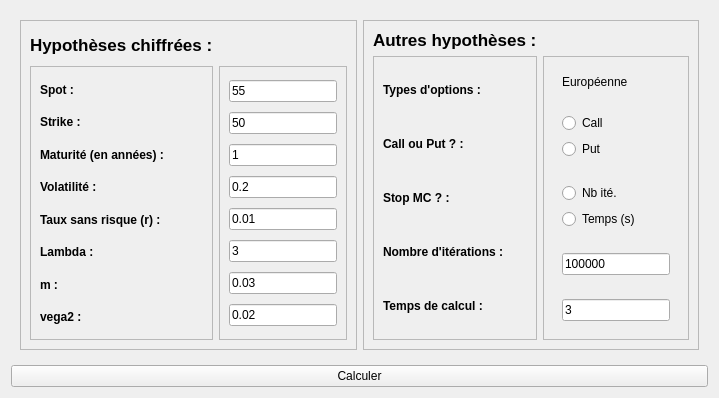
      <widget class="QWidget" name="tab_2">
       <attribute name="title">
        <string>Hypothèses</string>
       </attribute>
       <layout class="QVBoxLayout" name="verticalLayout_5">
        <item>
         <widget class="QWidget" name="widget_6" native="true">
          <layout class="QHBoxLayout" name="horizontalLayout_4">
           <item>
            <widget class="QFrame" name="frame_15">
             <property name="frameShape">
              <enum>QFrame::StyledPanel</enum>
             </property>
             <property name="frameShadow">
              <enum>QFrame::Raised</enum>
             </property>
             <layout class="QGridLayout" name="gridLayout_13">
              <item row="1" column="1">
               <widget class="QFrame" name="frame_16">
                <property name="maximumSize">
                 <size>
                  <width>150</width>
                  <height>16777215</height>
                 </size>
                </property>
                <property name="font">
                 <font>
                  <family>Tahoma</family>
                 </font>
                </property>
                <property name="frameShape">
                 <enum>QFrame::StyledPanel</enum>
                </property>
                <property name="frameShadow">
                 <enum>QFrame::Raised</enum>
                </property>
                <layout class="QVBoxLayout" name="verticalLayout_9">
                 <item>
                  <widget class="QLineEdit" name="eSpot">
                   <property name="maximumSize">
                    <size>
                     <width>150</width>
                     <height>16777215</height>
                    </size>
                   </property>
                   <property name="inputMethodHints">
                    <set>Qt::ImhFormattedNumbersOnly</set>
                   </property>
                   <property name="inputMask">
                    <string/>
                   </property>
                   <property name="text">
                    <string>55</string>
                   </property>
                  </widget>
                 </item>
                 <item>
                  <widget class="QLineEdit" name="eStrike">
                   <property name="maximumSize">
                    <size>
                     <width>150</width>
                     <height>16777215</height>
                    </size>
                   </property>
                   <property name="text">
                    <string>50</string>
                   </property>
                  </widget>
                 </item>
                 <item>
                  <widget class="QLineEdit" name="eExpiry">
                   <property name="maximumSize">
                    <size>
                     <width>150</width>
                     <height>16777215</height>
                    </size>
                   </property>
                   <property name="text">
                    <string>1</string>
                   </property>
                  </widget>
                 </item>
                 <item>
                  <widget class="QLineEdit" name="eVol">
                   <property name="maximumSize">
                    <size>
                     <width>150</width>
                     <height>16777215</height>
                    </size>
                   </property>
                   <property name="text">
                    <string>0.2</string>
                   </property>
                  </widget>
                 </item>
                 <item>
                  <widget class="QLineEdit" name="er">
                   <property name="maximumSize">
                    <size>
                     <width>150</width>
                     <height>16777215</height>
                    </size>
                   </property>
                   <property name="text">
                    <string>0.01</string>
                   </property>
                  </widget>
                 </item>
                 <item>
                  <widget class="QLineEdit" name="elambda">
                   <property name="maximumSize">
                    <size>
                     <width>150</width>
                     <height>16777215</height>
                    </size>
                   </property>
                   <property name="text">
                    <string>3</string>
                   </property>
                  </widget>
                 </item>
                 <item>
                  <widget class="QLineEdit" name="evega2">
                   <property name="maximumSize">
                    <size>
                     <width>150</width>
                     <height>16777215</height>
                    </size>
                   </property>
                   <property name="text">
                    <string>0.03</string>
                   </property>
                  </widget>
                 </item>
                 <item>
                  <widget class="QLineEdit" name="em">
                   <property name="maximumSize">
                    <size>
                     <width>150</width>
                     <height>16777215</height>
                    </size>
                   </property>
                   <property name="text">
                    <string>0.02</string>
                   </property>
                  </widget>
                 </item>
                </layout>
               </widget>
              </item>
              <item row="1" column="0">
               <widget class="QFrame" name="frame_17">
                <property name="sizePolicy">
                 <sizepolicy hsizetype="Expanding" vsizetype="Preferred">
                  <horstretch>0</horstretch>
                  <verstretch>0</verstretch>
                 </sizepolicy>
                </property>
                <property name="font">
                 <font>
                  <family>Tahoma</family>
                 </font>
                </property>
                <property name="frameShape">
                 <enum>QFrame::StyledPanel</enum>
                </property>
                <property name="frameShadow">
                 <enum>QFrame::Raised</enum>
                </property>
                <layout class="QVBoxLayout" name="verticalLayout_10">
                 <item>
                  <widget class="QLabel" name="label_43">
                   <property name="font">
                    <font>
                     <family>Tahoma</family>
                     <weight>75</weight>
                     <bold>true</bold>
                    </font>
                   </property>
                   <property name="text">
                    <string>Spot :</string>
                   </property>
                  </widget>
                 </item>
                 <item>
                  <widget class="QLabel" name="label_44">
                   <property name="font">
                    <font>
                     <family>Tahoma</family>
                     <weight>75</weight>
                     <bold>true</bold>
                    </font>
                   </property>
                   <property name="text">
                    <string>Strike :</string>
                   </property>
                  </widget>
                 </item>
                 <item>
                  <widget class="QLabel" name="label_45">
                   <property name="font">
                    <font>
                     <family>Tahoma</family>
                     <weight>75</weight>
                     <bold>true</bold>
                    </font>
                   </property>
                   <property name="text">
                    <string>Maturité (en années) :</string>
                   </property>
                  </widget>
                 </item>
                 <item>
                  <widget class="QLabel" name="label_46">
                   <property name="font">
                    <font>
                     <family>Tahoma</family>
                     <weight>75</weight>
                     <bold>true</bold>
                    </font>
                   </property>
                   <property name="whatsThis">
                    <string>Pour 1%, écrire 0.01.s</string>
                   </property>
                   <property name="accessibleName">
                    <string/>
                   </property>
                   <property name="text">
                    <string>Volatilité :</string>
                   </property>
                  </widget>
                 </item>
                 <item>
                  <widget class="QLabel" name="label_47">
                   <property name="font">
                    <font>
                     <family>Tahoma</family>
                     <weight>75</weight>
                     <bold>true</bold>
                    </font>
                   </property>
                   <property name="text">
                    <string>Taux sans risque (r) :</string>
                   </property>
                  </widget>
                 </item>
                 <item>
                  <widget class="QLabel" name="label_48">
                   <property name="font">
                    <font>
                     <family>Tahoma</family>
                     <weight>75</weight>
                     <bold>true</bold>
                    </font>
                   </property>
                   <property name="text">
                    <string>Lambda :</string>
                   </property>
                  </widget>
                 </item>
                 <item>
                  <widget class="QLabel" name="label_49">
                   <property name="font">
                    <font>
                     <family>Tahoma</family>
                     <weight>75</weight>
                     <bold>true</bold>
                    </font>
                   </property>
                   <property name="text">
                    <string>m :</string>
                   </property>
                  </widget>
                 </item>
                 <item>
                  <widget class="QLabel" name="label_50">
                   <property name="font">
                    <font>
                     <family>Tahoma</family>
                     <weight>75</weight>
                     <bold>true</bold>
                    </font>
                   </property>
                   <property name="text">
                    <string>vega2 :</string>
                   </property>
                  </widget>
                 </item>
                </layout>
               </widget>
              </item>
              <item row="0" column="0">
               <widget class="QLabel" name="label_51">
                <property name="maximumSize">
                 <size>
                  <width>16777215</width>
                  <height>30</height>
                 </size>
                </property>
                <property name="font">
                 <font>
                  <family>Tahoma</family>
                  <pointsize>13</pointsize>
                  <weight>75</weight>
                  <bold>true</bold>
                 </font>
                </property>
                <property name="text">
                 <string>Hypothèses chiffrées :</string>
                </property>
               </widget>
              </item>
             </layout>
            </widget>
           </item>
           <item>
            <widget class="QFrame" name="frame_18">
             <property name="minimumSize">
              <size>
               <width>50</width>
               <height>40</height>
              </size>
             </property>
             <property name="frameShape">
              <enum>QFrame::StyledPanel</enum>
             </property>
             <property name="frameShadow">
              <enum>QFrame::Raised</enum>
             </property>
             <layout class="QGridLayout" name="gridLayout_14">
              <item row="1" column="1">
               <widget class="QFrame" name="frame_19">
                <property name="maximumSize">
                 <size>
                  <width>150</width>
                  <height>16777215</height>
                 </size>
                </property>
                <property name="frameShape">
                 <enum>QFrame::StyledPanel</enum>
                </property>
                <property name="frameShadow">
                 <enum>QFrame::Raised</enum>
                </property>
                <layout class="QGridLayout" name="gridLayout_16">
                 <item row="4" column="0">
                  <widget class="QWidget" name="widget_3" native="true">
                   <layout class="QHBoxLayout" name="horizontalLayout_3">
                    <item>
                     <widget class="QLineEdit" name="esecondes">
                      <property name="text">
                       <string>3</string>
                      </property>
                     </widget>
                    </item>
                   </layout>
                  </widget>
                 </item>
                 <item row="0" column="0">
                  <widget class="QWidget" name="widget_5" native="true">
                   <layout class="QVBoxLayout" name="verticalLayout_13">
                    <item>
                     <widget class="QLabel" name="label_42">
                      <property name="text">
                       <string>Européenne</string>
                      </property>
                     </widget>
                    </item>
                   </layout>
                  </widget>
                 </item>
                 <item row="3" column="0">
                  <widget class="QWidget" name="widget_4" native="true">
                   <layout class="QVBoxLayout" name="verticalLayout_11">
                    <item>
                     <widget class="QLineEdit" name="eNumberOfPaths">
                      <property name="text">
                       <string>100000</string>
                      </property>
                     </widget>
                    </item>
                   </layout>
                  </widget>
                 </item>
                 <item row="1" column="0">
                  <widget class="QWidget" name="widget_2" native="true">
                   <layout class="QVBoxLayout" name="verticalLayout_14">
                    <item>
                     <widget class="QRadioButton" name="eCal">
                      <property name="text">
                       <string>Call</string>
                      </property>
                     </widget>
                    </item>
                    <item>
                     <widget class="QRadioButton" name="ePut">
                      <property name="text">
                       <string>Put</string>
                      </property>
                     </widget>
                    </item>
                   </layout>
                  </widget>
                 </item>
                 <item row="2" column="0">
                  <widget class="QWidget" name="widget" native="true">
                   <layout class="QGridLayout" name="gridLayout_15">
                    <item row="2" column="0">
                     <widget class="QRadioButton" name="et">
                      <property name="text">
                       <string>Temps (s)</string>
                      </property>
                     </widget>
                    </item>
                    <item row="1" column="0">
                     <widget class="QRadioButton" name="eite">
                      <property name="text">
                       <string>Nb ité.</string>
                      </property>
                     </widget>
                    </item>
                   </layout>
                  </widget>
                 </item>
                </layout>
               </widget>
              </item>
              <item row="1" column="0">
               <widget class="QFrame" name="frame_20">
                <property name="sizePolicy">
                 <sizepolicy hsizetype="Expanding" vsizetype="Preferred">
                  <horstretch>0</horstretch>
                  <verstretch>0</verstretch>
                 </sizepolicy>
                </property>
                <property name="frameShape">
                 <enum>QFrame::StyledPanel</enum>
                </property>
                <property name="frameShadow">
                 <enum>QFrame::Raised</enum>
                </property>
                <layout class="QVBoxLayout" name="verticalLayout_12">
                 <item>
                  <widget class="QLabel" name="label_52">
                   <property name="font">
                    <font>
                     <family>Tahoma</family>
                     <weight>75</weight>
                     <bold>true</bold>
                    </font>
                   </property>
                   <property name="text">
                    <string>Types d'options :</string>
                   </property>
                  </widget>
                 </item>
                 <item>
                  <widget class="QLabel" name="label_53">
                   <property name="font">
                    <font>
                     <family>Tahoma</family>
                     <weight>75</weight>
                     <bold>true</bold>
                    </font>
                   </property>
                   <property name="text">
                    <string>Call ou Put ? :</string>
                   </property>
                  </widget>
                 </item>
                 <item>
                  <widget class="QLabel" name="label_54">
                   <property name="font">
                    <font>
                     <family>Tahoma</family>
                     <weight>75</weight>
                     <bold>true</bold>
                    </font>
                   </property>
                   <property name="text">
                    <string>Stop MC ? :</string>
                   </property>
                  </widget>
                 </item>
                 <item>
                  <widget class="QLabel" name="label_55">
                   <property name="font">
                    <font>
                     <family>Tahoma</family>
                     <weight>75</weight>
                     <bold>true</bold>
                    </font>
                   </property>
                   <property name="text">
                    <string>Nombre d'itérations :</string>
                   </property>
                  </widget>
                 </item>
                 <item>
                  <widget class="QLabel" name="label_56">
                   <property name="font">
                    <font>
                     <family>Tahoma</family>
                     <weight>75</weight>
                     <bold>true</bold>
                    </font>
                   </property>
                   <property name="text">
                    <string>Temps de calcul : </string>
                   </property>
                  </widget>
                 </item>
                </layout>
               </widget>
              </item>
              <item row="0" column="0">
               <widget class="QLabel" name="label_57">
                <property name="maximumSize">
                 <size>
                  <width>16777215</width>
                  <height>30</height>
                 </size>
                </property>
                <property name="font">
                 <font>
                  <family>Tahoma</family>
                  <pointsize>13</pointsize>
                  <weight>75</weight>
                  <bold>true</bold>
                 </font>
                </property>
                <property name="text">
                 <string>Autres hypothèses :</string>
                </property>
               </widget>
              </item>
             </layout>
            </widget>
           </item>
          </layout>
         </widget>
        </item>
        <item>
         <widget class="QPushButton" name="OK">
          <property name="text">
           <string>Calculer</string>
          </property>
         </widget>
        </item>
       </layout>
      </widget>
